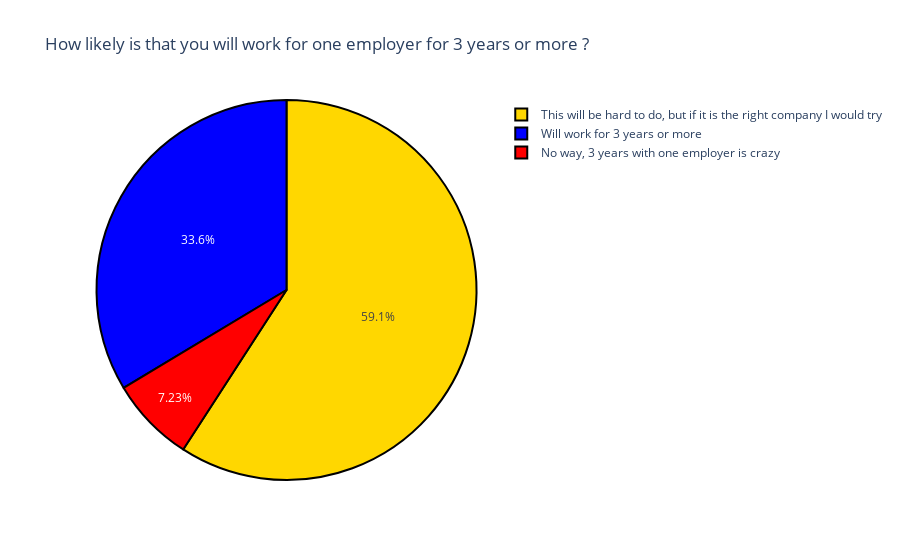

Write notebook code for a chart like this one.
### Code cell
label=question4.index
counts=question4.values
colors=['gold','blue','red']
fig=go.Figure(data=[go.Pie(labels=label,values=counts)])
fig.update_layout(title_text="How likely is that you will work for one employer for 3 years or more ?")
fig.update_traces(hoverinfo="label+value",textinfo='percent',
                  marker=dict(colors=colors,line=dict(color='black',width=2)))
fig.show()

### Figure 1 — Plotly figure (JSON) as saved in the notebook; plotly's stock layout.template omitted (floating-point values rounded to 4 significant figures)
{"data": [{"hoverinfo": "label+value", "labels": ["This will be hard to do, but if it is the right company I would try", "Will work for 3 years or more", "No way, 3 years with one employer is crazy"], "marker": {"colors": ["gold", "blue", "red"], "line": {"color": "black", "width": 2}}, "textinfo": "percent", "type": "pie", "values": [139, 79, 17]}], "layout": {"autosize": true, "title": {"text": "How likely is that you will work for one employer for 3 years or more ?"}}}
